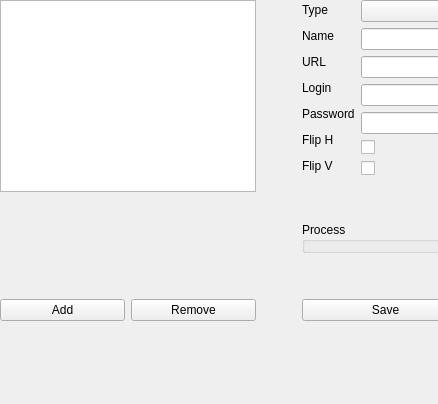
<?xml version="1.0" encoding="UTF-8"?>
<ui version="4.0">
 <class>FormManageCamera</class>
 <widget class="QWidget" name="FormManageCamera">
  <property name="geometry">
   <rect>
    <x>0</x>
    <y>0</y>
    <width>438</width>
    <height>404</height>
   </rect>
  </property>
  <property name="windowTitle">
   <string>Form</string>
  </property>
  <widget class="QWidget" name="">
   <layout class="QHBoxLayout" name="horizontalLayout_6">
    <item>
     <layout class="QVBoxLayout" name="verticalLayout_2">
      <item>
       <widget class="QListWidget" name="listWidget"/>
      </item>
      <item>
       <spacer name="verticalSpacer">
        <property name="orientation">
         <enum>Qt::Vertical</enum>
        </property>
        <property name="sizeHint" stdset="0">
         <size>
          <width>20</width>
          <height>40</height>
         </size>
        </property>
       </spacer>
      </item>
      <item>
       <layout class="QHBoxLayout" name="horizontalLayout_5">
        <item>
         <widget class="QPushButton" name="pbAdd">
          <property name="text">
           <string>Add</string>
          </property>
          <property name="icon">
           <iconset resource="../resource.qrc">
            <normaloff>:/icones/icones/add_green.png</normaloff>:/icones/icones/add_green.png</iconset>
          </property>
         </widget>
        </item>
        <item>
         <widget class="QPushButton" name="pbRemove">
          <property name="text">
           <string>Remove</string>
          </property>
          <property name="icon">
           <iconset resource="../resource.qrc">
            <normaloff>:/icones/icones/remove_red.png</normaloff>:/icones/icones/remove_red.png</iconset>
          </property>
         </widget>
        </item>
       </layout>
      </item>
     </layout>
    </item>
    <item>
     <spacer name="horizontalSpacer">
      <property name="orientation">
       <enum>Qt::Horizontal</enum>
      </property>
      <property name="sizeHint" stdset="0">
       <size>
        <width>40</width>
        <height>20</height>
       </size>
      </property>
     </spacer>
    </item>
    <item>
     <layout class="QVBoxLayout" name="verticalLayout">
      <item>
       <layout class="QHBoxLayout" name="horizontalLayout_2">
        <item>
         <layout class="QHBoxLayout" name="horizontalLayout">
          <item>
           <layout class="QVBoxLayout" name="verticalLayout_4">
            <item>
             <widget class="QLabel" name="label_2">
              <property name="text">
               <string>Type</string>
              </property>
             </widget>
            </item>
            <item>
             <widget class="QLabel" name="label_5">
              <property name="text">
               <string>Name</string>
              </property>
             </widget>
            </item>
            <item>
             <widget class="QLabel" name="label">
              <property name="text">
               <string>URL</string>
              </property>
             </widget>
            </item>
            <item>
             <widget class="QLabel" name="label_4">
              <property name="text">
               <string>Login</string>
              </property>
             </widget>
            </item>
            <item>
             <widget class="QLabel" name="label_3">
              <property name="text">
               <string>Password</string>
              </property>
             </widget>
            </item>
            <item>
             <widget class="QLabel" name="label_6">
              <property name="text">
               <string>Flip H</string>
              </property>
             </widget>
            </item>
            <item>
             <widget class="QLabel" name="label_7">
              <property name="text">
               <string>Flip V</string>
              </property>
             </widget>
            </item>
           </layout>
          </item>
          <item>
           <layout class="QVBoxLayout" name="verticalLayout_3">
            <item>
             <widget class="QComboBox" name="cbType"/>
            </item>
            <item>
             <widget class="QLineEdit" name="leName"/>
            </item>
            <item>
             <widget class="QLineEdit" name="leURL"/>
            </item>
            <item>
             <widget class="QLineEdit" name="leLogin"/>
            </item>
            <item>
             <widget class="QLineEdit" name="lePassword"/>
            </item>
            <item>
             <widget class="QCheckBox" name="cbFlipH">
              <property name="text">
               <string/>
              </property>
             </widget>
            </item>
            <item>
             <widget class="QCheckBox" name="cbFlipV">
              <property name="text">
               <string/>
              </property>
             </widget>
            </item>
           </layout>
          </item>
         </layout>
        </item>
       </layout>
      </item>
      <item>
       <spacer name="verticalSpacer_3">
        <property name="orientation">
         <enum>Qt::Vertical</enum>
        </property>
        <property name="sizeHint" stdset="0">
         <size>
          <width>20</width>
          <height>40</height>
         </size>
        </property>
       </spacer>
      </item>
      <item>
       <widget class="QGroupBox" name="groupBox">
        <property name="title">
         <string>Process</string>
        </property>
       </widget>
      </item>
      <item>
       <spacer name="verticalSpacer_2">
        <property name="orientation">
         <enum>Qt::Vertical</enum>
        </property>
        <property name="sizeHint" stdset="0">
         <size>
          <width>20</width>
          <height>40</height>
         </size>
        </property>
       </spacer>
      </item>
      <item>
       <widget class="QPushButton" name="pbSave">
        <property name="text">
         <string>Save</string>
        </property>
        <property name="icon">
         <iconset resource="../resource.qrc">
          <normaloff>:/icones/icones/save.png</normaloff>:/icones/icones/save.png</iconset>
        </property>
       </widget>
      </item>
     </layout>
    </item>
    <item>
     <spacer name="horizontalSpacer_2">
      <property name="orientation">
       <enum>Qt::Horizontal</enum>
      </property>
      <property name="sizeHint" stdset="0">
       <size>
        <width>40</width>
        <height>20</height>
       </size>
      </property>
     </spacer>
    </item>
   </layout>
  </widget>
 </widget>
 <resources>
  <include location="../resource.qrc"/>
 </resources>
 <connections/>
</ui>
